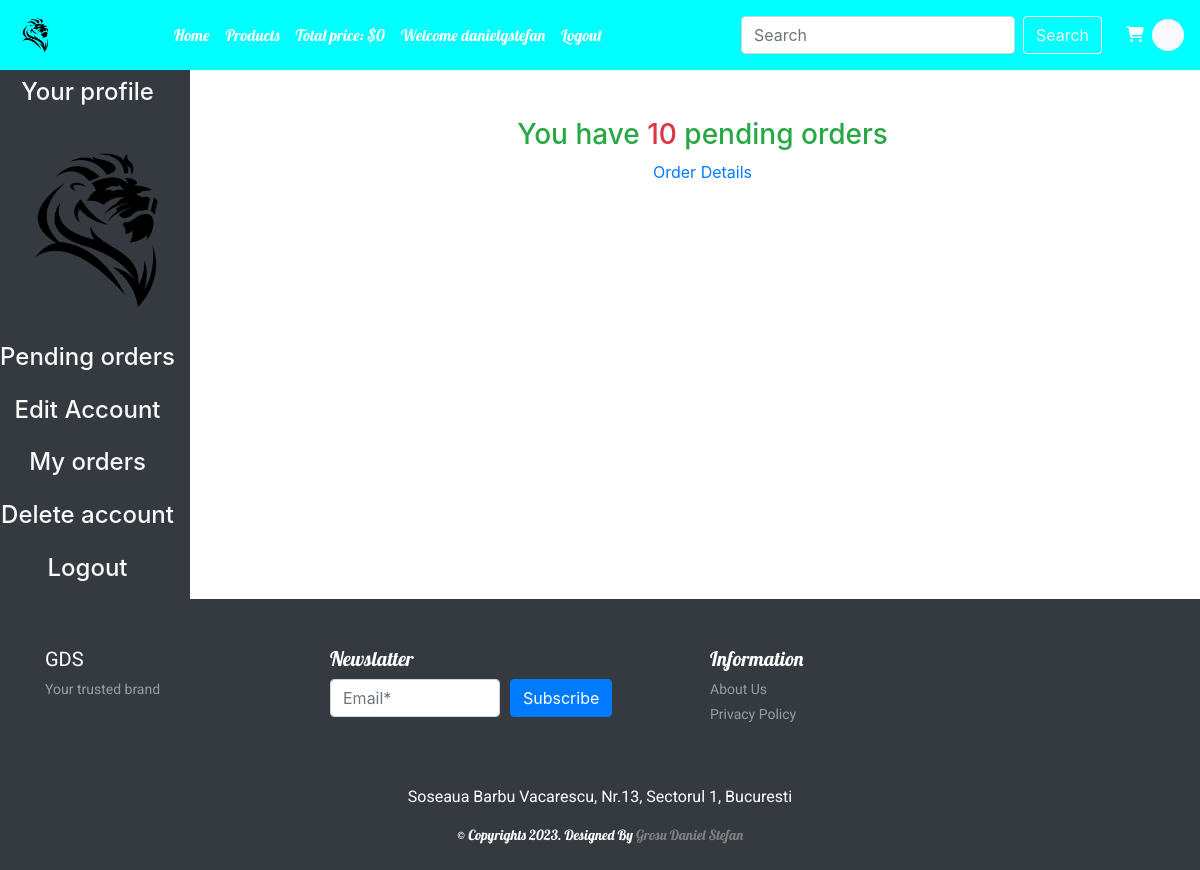
Screenshot of /profile.php (signed in) with the database file from the repository.
### tables this page shows
CREATE TABLE `user` (
  `user_id` int(11) NOT NULL,
  `first_name` varchar(100) NOT NULL,
  `last_name` varchar(100) NOT NULL,
  `email` varchar(50) NOT NULL,
  `password` varchar(255) NOT NULL,
  `pnumber` varchar(20) NOT NULL,
  `address` text NOT NULL,
  `registerdate` datetime NOT NULL DEFAULT current_timestamp(),
  `username` varchar(100) NOT NULL,
  `user_image` varchar(255) NOT NULL,
  `user_ip` varchar(100) NOT NULL
);

### profile.php (the view, shortened to what this page needs)
<?php
include('header.php');
?>
<div class="row">
<div class="col-md-2 p-0">
<ul class="navbar-nav bg-dark text-center">
<li class="nav-item bg-dark">
<a class="nav-link text-light" href="#"><h4>Your profile</h4></a>
</li>
<?php
$username=$_SESSION['username'];
$user_image="Select * from `user` where username= '$username'";
$user_image=mysqli_query($conn, $user_image);
$row_image=mysqli_fetch_array($user_image);
$user_image=$row_image['user_image'];
echo "<li class='nav-item'><img src='admin/images/$user_image' class='profile_img my-4'></li>";
?>
<li class="nav-item bg-dark">
<a class="nav-link text-light" href="profile.php"><h4>Pending orders</h4></a>
</li>
<li class="nav-item bg-dark">
<a class="nav-link text-light" href="profile.php?edit_account"><h4>Edit Account</h4></a>
</li>
<li class="nav-item bg-dark">
<a class="nav-link text-light" href="profile.php?my_orders"><h4>My orders</h4></a>
</li>
<li class="nav-item bg-dark">
<a class="nav-link text-light" href="profile.php?delete_account"><h4>Delete account</h4></a>
</li>
<li class="nav-item bg-dark">
<a class="nav-link text-light" href="logout.php"><h4>Logout</h4></a>
</li>
</ul>
</div>
<div class="col-md-10">
    <?php get_user_order_details();
    ?>
</div>
</div>
<?php
include('footer.php');
?>

### functions/functions.php (shortened to what this page needs)
<?php
include('./database/connect.php');
function get_user_order_details(){
global $conn;
$username=$_SESSION['username'];
$get_details="Select * from `user` where username='$username'";
$result_query=mysqli_query($conn, $get_details);
while($row_query=mysqli_fetch_array($result_query)){
$user_id=$row_query['user_id'];
if(!isset($_GET['edit_account'])){
if(!isset($_GET['my_orders'])){
if(!isset($_GET['delete_account'])){
$get_orders="Select * from `orders` where user_id=$user_id and order_status='pending'";
$result_order_query=mysqli_query($conn, $get_orders);
$row_count=mysqli_num_rows($result_order_query);
if($row_count>0){
  echo "<h3 class='text-center text-success mt-5'>You have <span class='text-danger'>$row_count</span> pending orders</h3>
  <p class='text-center text-dark'><a href='profile.php?my_orders'>Order Details</a></p>";
}else{
  echo "<h3 class='text-center text-success mt-5'>You have 0 pending orders</h3>
  <p class='text-center text-dark'><a href='index.php'>Explore our products</a></p>";
}
}
}
}
}
}

### style.css (style rules this page uses)
* { margin: 0; padding: 0; box-sizing: border-box; }

### profile.php (style rules this page uses)
.profile_img { height: 80%; width: 80%; object-fit: contain; }

### rows the page displays
user: user_image (picture), row_count "10"

### other values shown
total_cart_price() "0"
$_SESSION['username'] "danielgstefan"
